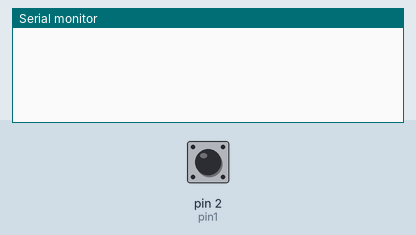
This sketch was run on a simulated Arduino Uno, built with avr-gcc and run on an emulated ATmega328P. Parts: the last lines printed to the serial monitor. Inputs (shaded band) come from the test bench; at power-on: pin 2 (pin1) HIGH.

Above: at 1.2 s.
1.3 s: pin 2 (pin1) pulled LOW for 0.15 s
At 2.6 s:
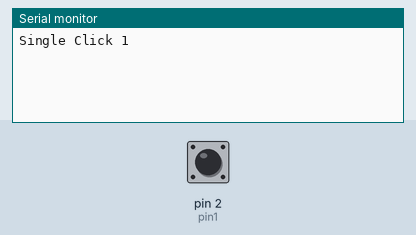
3.5 s: pin 2 (pin1) pulled LOW for 1 s
At 5.6 s:
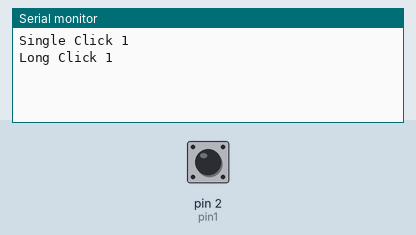
6.6 s: pin 2 (pin1) pulsed LOW 2 times (0.12 s each, 0.3 s apart)
At 8.2 s:
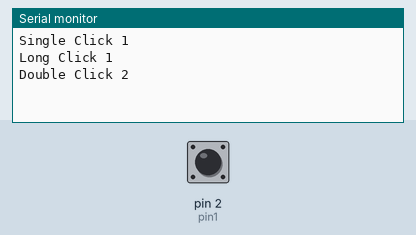
9.1 s: pin 2 (pin1) pulsed LOW 5 times (0.12 s each, 0.3 s apart)
At 12.0 s:
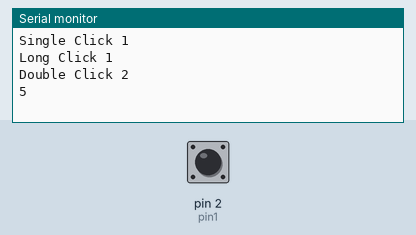

The sketch:

9.Rozpozn_n__gest.ino
```cpp
const int pin1 = 2;  // pin tlačítka
const int doubleClickDuration = 600;  // čas čekání na double click (milis)
const int longClickDuration = 500;  // čas od kdy se jedná o long click (milis)
const int debounceDelay = 5;  // čas pro odstranění chyby (milis)

int long lastTimePress = 0;  // čas, kdy bylo naposledy stisknuto
int lastButtonState = HIGH;  // OFF == HIGH (because Arduino has only inbuild pullUP resistor) => to turn it off you need pin the GND pin
int clickCount = 0;  // počítá počet stisknutí během jednoho timeru
int clickDuration = 0;  // jak dlouho trval

int long flag = 0; // čas posledního puštění "timeru"

void setup() {
  Serial.begin(9600); // nastaví baudrate (rachlost přenosu a komunikaci)

  pinMode(pin1, INPUT_PULLUP); // pull up => (io+) --- button --- (GND) => button with GND and IO pin
  attachInterrupt(digitalPinToInterrupt(pin1), isr, CHANGE);  // rising a falling interrupty moc nefungují
}

void loop() {
  noInterrupts();
  if ((clickCount >= 1) && millis()-flag>doubleClickDuration) {
    eventHandler();
    clickCount = 0; // vynuluj počet stisknutí
    lastButtonState = HIGH; // opraví případné chyby


  }
  interrupts();
  delay(1);
}

void eventHandler(){
  // zjisti co bylo zmačknuto:
    if (clickCount == 1) {

      if (clickDuration < longClickDuration) {
        Serial.print("Single Click ");
        // single click
      } else {
        Serial.print("Long Click ");
        // long click
      }
    } else if (clickCount == 2) {
      if (clickDuration < longClickDuration) {
        Serial.print("Double Click ");
        // double click
      }
    }
    Serial.println(clickCount);

}

void isr() {
  int long currentTime = millis();  // aktuální čas
  int buttonState = digitalRead(pin1);  // čte hodnotu pinu (tlačítka - negaci)
  flag = millis();


  if (buttonState == LOW && !(lastButtonState == buttonState)) {  // tlačítko je stisknuto
    lastTimePress = currentTime;  // čas stisknutí
    lastButtonState = buttonState;


  }
  else if (buttonState == HIGH && !(lastButtonState == buttonState)) { // "bouncing error" a tlačítko je puštěno
    clickDuration = currentTime - lastTimePress;  // jak dlouho trvalo stisknutí
    if (clickDuration>debounceDelay){
      lastButtonState = buttonState;
      //Serial.println("Release");
      handleButtonClick();
    }

  }
}

void handleButtonClick() {
  if (clickCount == 0){
    clickCount++;  // stisknuto (poprvé)

  } else {
    clickCount++;  // další stisknutí
  }
}

/*
//attachInterrupt(digitalPinToInterrupt(pin1), rising, RISING);
//attachInterrupt(digitalPinToInterrupt(pin1), falling, FALLING);

void rising(){  // release - tlačítko puštěno (uvolněno)
  Serial.println("r");
  int long currentTime = millis();  // nastaví aktuální čas
  if ((currentTime - lastTimePress) > debounceDelay) {  // kontroluje "bouncing error"
    clickDuration = currentTime - lastTimePress;  // nastaví čas stisku

    if (not flag){
      flag = 1;  //timer běží
      timer();  // zapni x resetuj timer

    } else {
      clickCount++;  // pouze přidej jedno stisknutí
    }
  }

}

void falling(){  // press - tlačítko stisknuto
  Serial.println("f");
  int long currentTime = millis();  // nastaví aktuální čas
  lastTimePress = currentTime;  // nastaví začátek stisku
}
*/
```

Measured:
- after the input at 1.3 s, the serial monitor: prints a new line after 0.75 s (image 1)
- after the input at 3.5 s, the serial monitor: prints a new line after 1.6 s (image 2)
- after the input at 6.6 s, the serial monitor: prints a new line after 1.0 s (image 3)
- after the input at 9.1 s, the serial monitor: prints a new line after 1.9 s (image 4)
